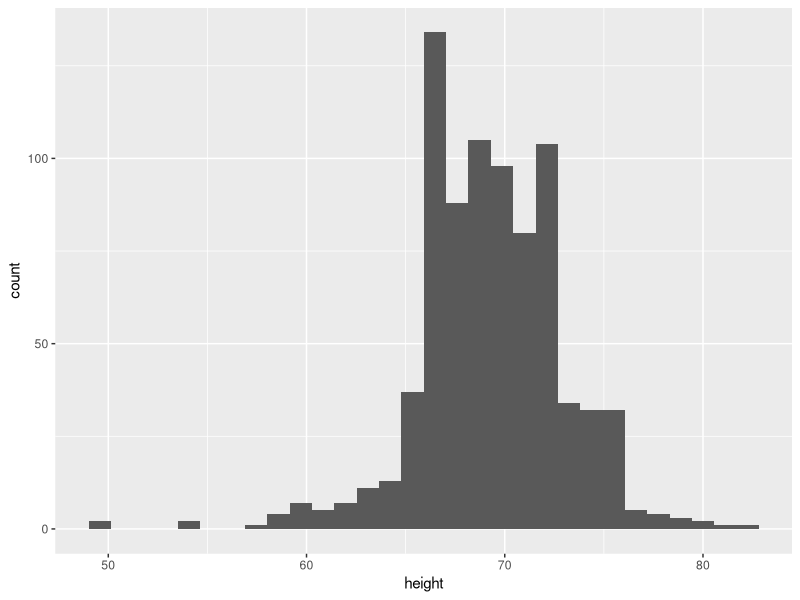
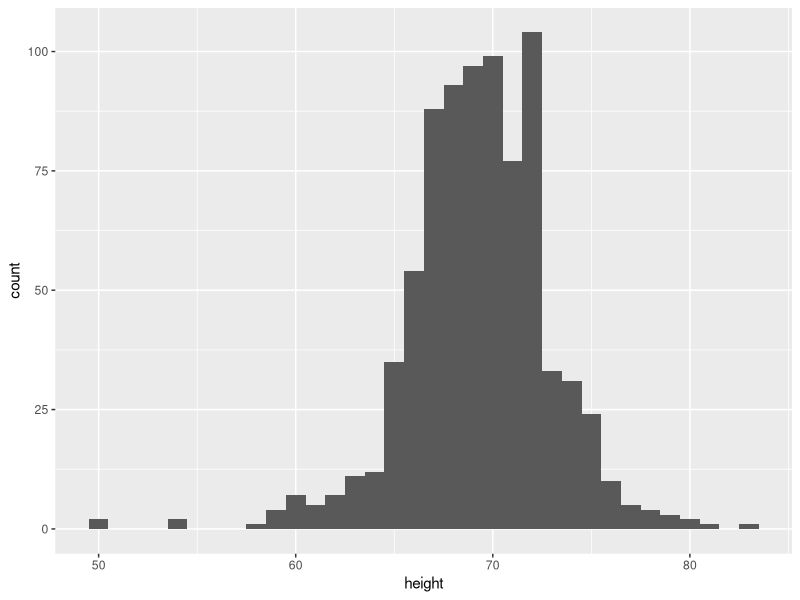
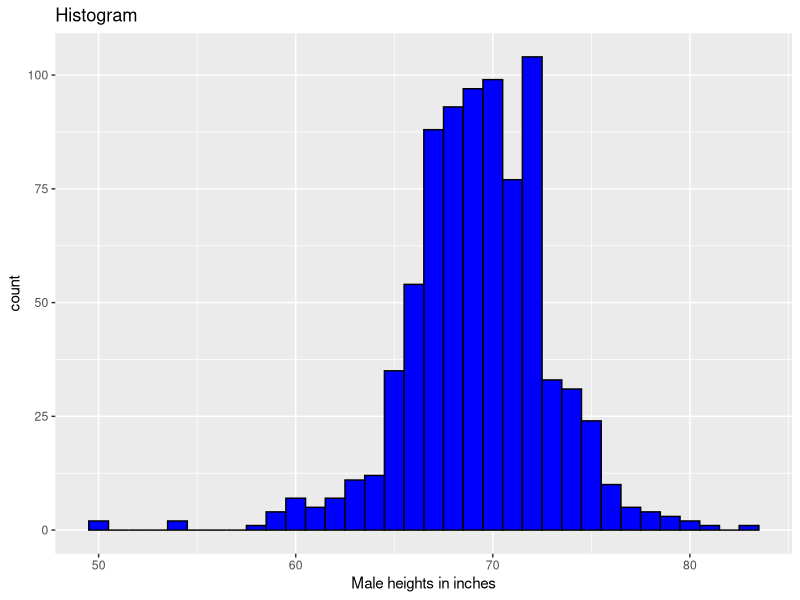
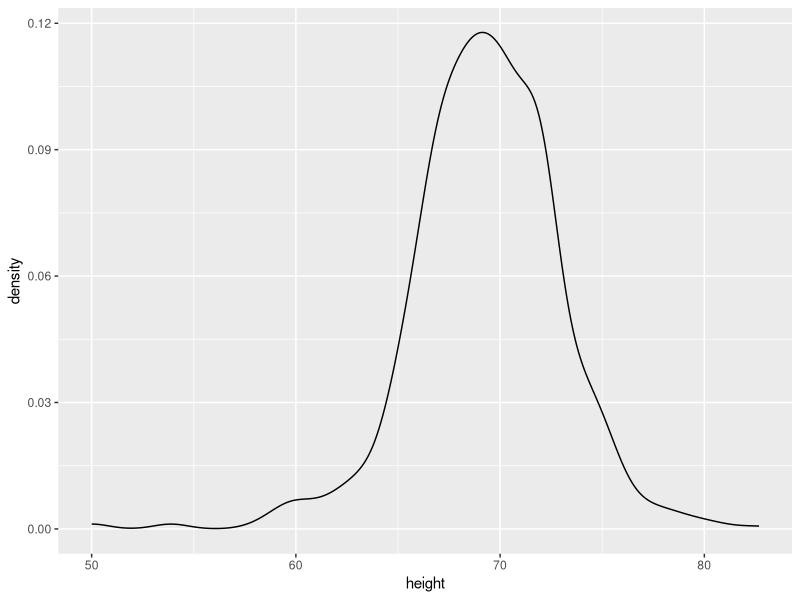
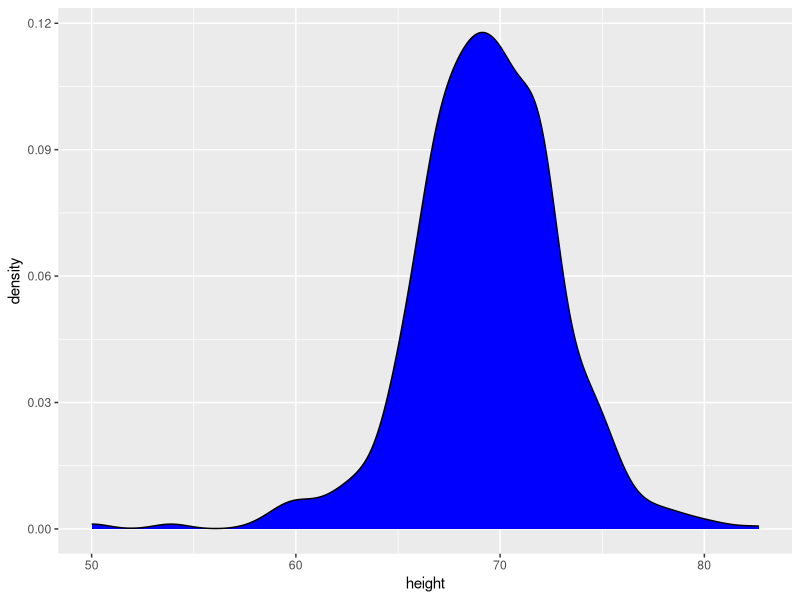
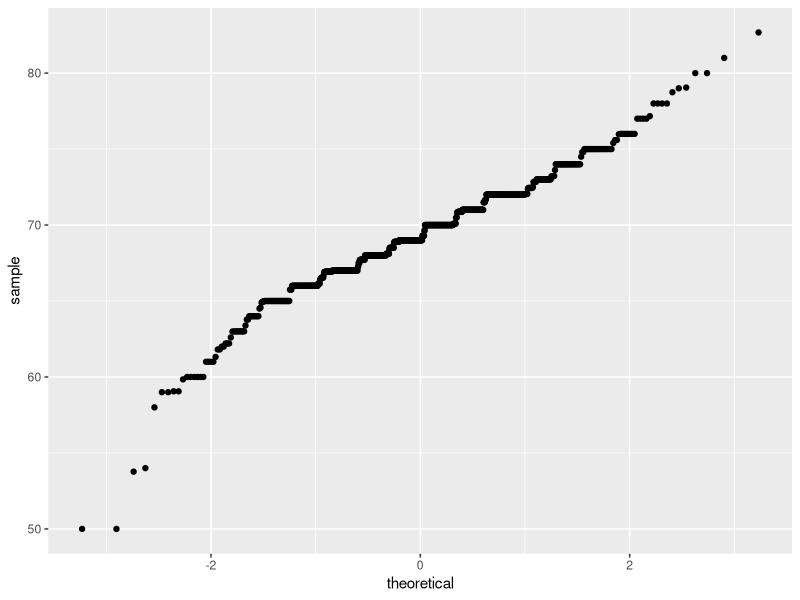
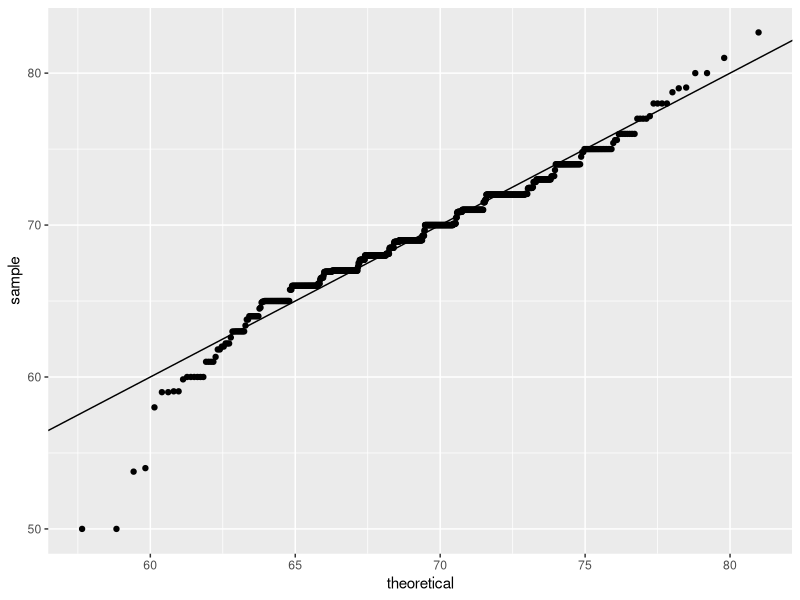
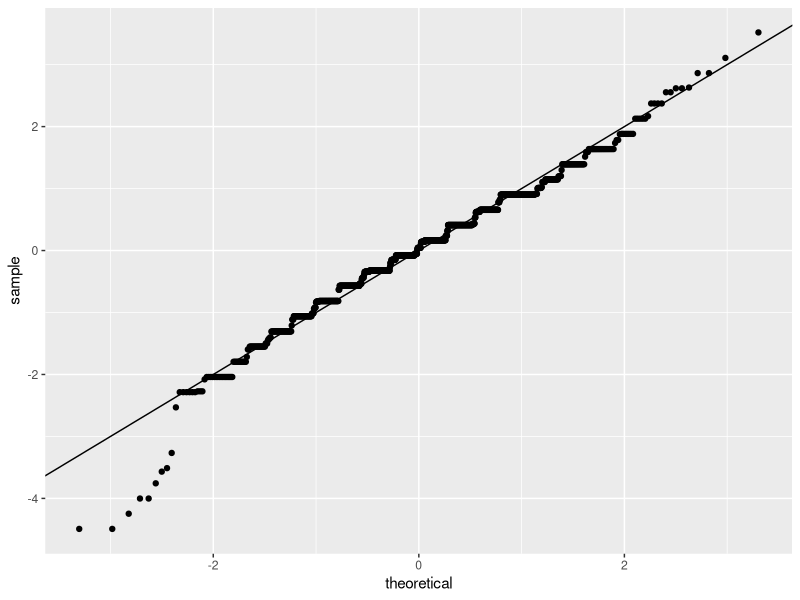

These charts were generated, in order, by the following R code:

#################################Histograms in ggplot2#################################
# load heights data
library(tidyverse)
library(dslabs)
data(heights)

# define p
p <- heights %>%
  filter(sex == "Male") %>%
  ggplot(aes(x = height))

# basic histograms
p + geom_histogram()
p + geom_histogram(binwidth = 1)

# histogram with blue fill, black outline, labels and title
p + geom_histogram(binwidth = 1, fill = "blue", col = "black") +
  xlab("Male heights in inches") +
  ggtitle("Histogram")

#################################Smooth density plots in ggplot2#################################
p + geom_density()
p + geom_density(fill = "blue")
#################################Quantile-quantile plots in ggplot2#################################
# basic QQ-plot
p <- heights %>% filter(sex == "Male") %>%
  ggplot(aes(sample = height))
p + geom_qq()

# QQ-plot against a normal distribution with same mean/sd as data
params <- heights %>%
  filter(sex == "Male") %>%
  summarize(mean = mean(height), sd = sd(height))
p + geom_qq(dparams = params) +
  geom_abline()

# QQ-plot of scaled data against the standard normal distribution
heights %>%
  ggplot(aes(sample = scale(height))) +
  geom_qq() +
  geom_abline()
#################################Grids of plots with the gridExtra package#################################
# define plots p1, p2, p3
p <- heights %>% filter(sex == "Male") %>% ggplot(aes(x = height))
p1 <- p + geom_histogram(binwidth = 1, fill = "blue", col = "black")
p2 <- p + geom_histogram(binwidth = 2, fill = "blue", col = "black")
p3 <- p + geom_histogram(binwidth = 3, fill = "blue", col = "black")

# arrange plots next to each other in 1 row, 3 columns
library(gridExtra)
grid.arrange(p1, p2, p3, ncol = 3)
